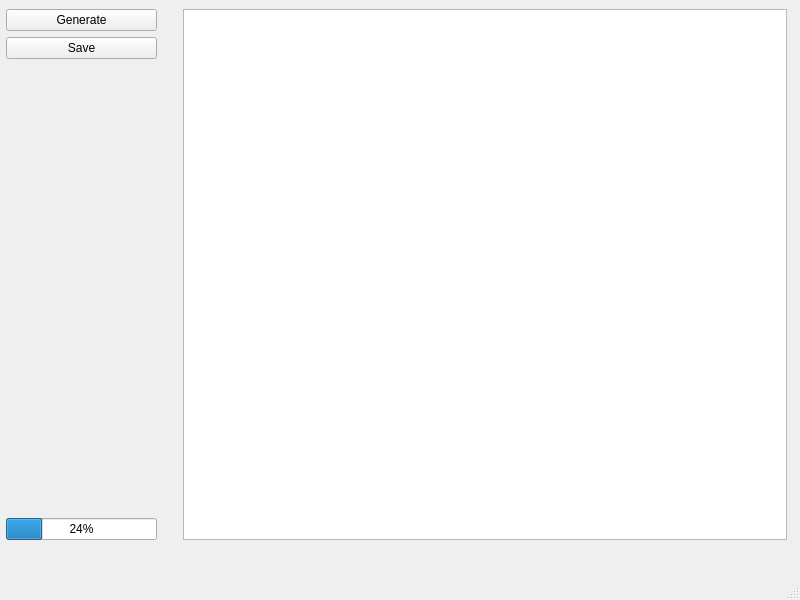
<?xml version="1.0" encoding="UTF-8"?>
<ui version="4.0">
 <class>Main</class>
 <widget class="QMainWindow" name="Main">
  <property name="geometry">
   <rect>
    <x>0</x>
    <y>0</y>
    <width>800</width>
    <height>600</height>
   </rect>
  </property>
  <property name="windowTitle">
   <string>Fractal Gen</string>
  </property>
  <widget class="QWidget" name="centralwidget">
   <widget class="QWidget" name="gridLayoutWidget">
    <property name="geometry">
     <rect>
      <x>6</x>
      <y>9</y>
      <width>781</width>
      <height>531</height>
     </rect>
    </property>
    <layout class="QGridLayout" name="gridLayout" columnstretch="1,0,4,0">
     <property name="sizeConstraint">
      <enum>QLayout::SetDefaultConstraint</enum>
     </property>
     <item row="2" column="1">
      <spacer name="horizontalSpacer">
       <property name="orientation">
        <enum>Qt::Horizontal</enum>
       </property>
       <property name="sizeType">
        <enum>QSizePolicy::Preferred</enum>
       </property>
       <property name="sizeHint" stdset="0">
        <size>
         <width>20</width>
         <height>20</height>
        </size>
       </property>
      </spacer>
     </item>
     <item row="0" column="2" rowspan="4" colspan="2">
      <widget class="QGraphicsView" name="graphicsView"/>
     </item>
     <item row="2" column="0">
      <spacer name="verticalSpacer">
       <property name="orientation">
        <enum>Qt::Vertical</enum>
       </property>
       <property name="sizeType">
        <enum>QSizePolicy::MinimumExpanding</enum>
       </property>
       <property name="sizeHint" stdset="0">
        <size>
         <width>20</width>
         <height>200</height>
        </size>
       </property>
      </spacer>
     </item>
     <item row="3" column="0">
      <widget class="QProgressBar" name="progressBar">
       <property name="value">
        <number>24</number>
       </property>
      </widget>
     </item>
     <item row="1" column="0">
      <widget class="QPushButton" name="savButton">
       <property name="text">
        <string>Save</string>
       </property>
      </widget>
     </item>
     <item row="0" column="0">
      <widget class="QPushButton" name="genButton">
       <property name="text">
        <string>Generate</string>
       </property>
      </widget>
     </item>
    </layout>
   </widget>
  </widget>
  <widget class="QMenuBar" name="menubar">
   <property name="geometry">
    <rect>
     <x>0</x>
     <y>0</y>
     <width>800</width>
     <height>25</height>
    </rect>
   </property>
  </widget>
  <widget class="QStatusBar" name="statusbar"/>
 </widget>
 <resources/>
 <connections/>
</ui>
